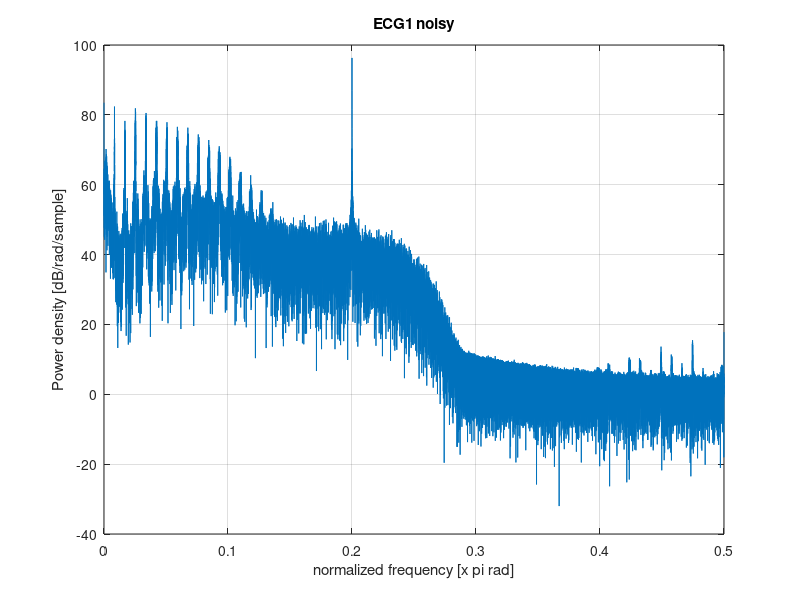
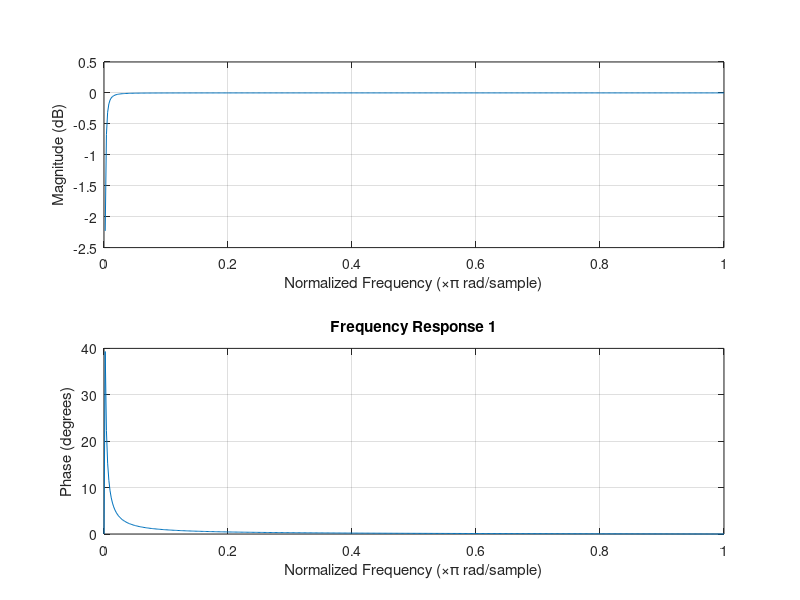
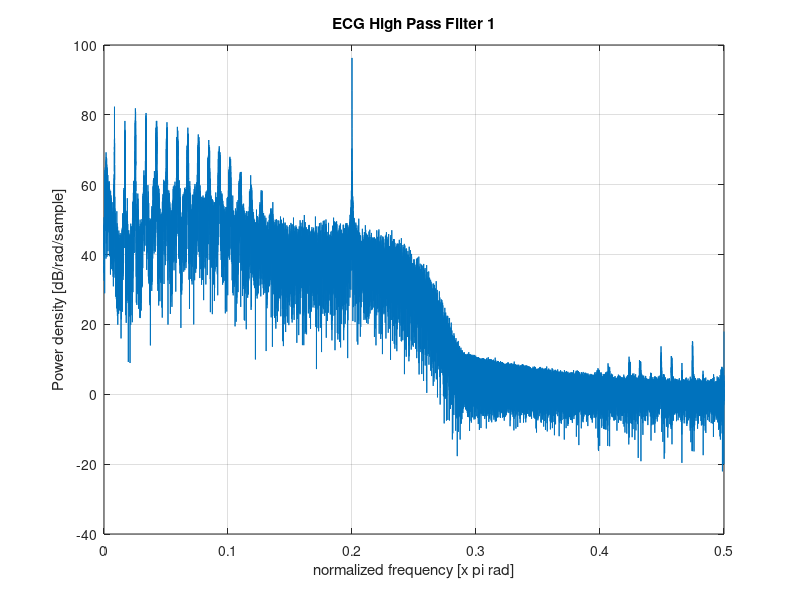
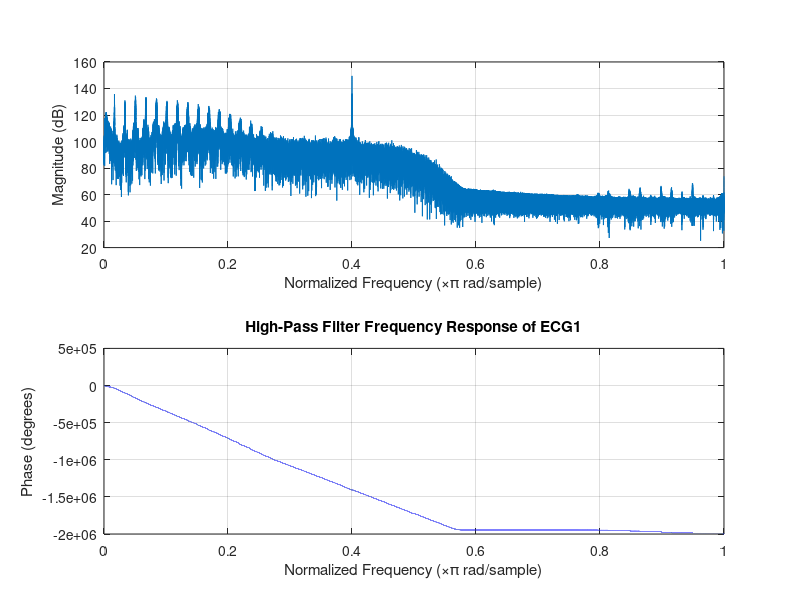

The MATLAB script that drew these images, in order: (Note: this script raises an error after producing the figures.)
%% Lab 3: ECG
% ELEC3802
% This document loops through each ECG signal

clc
clear
clf
%% Load data
load('ECG_noisy.mat')

%% Repeat for 5-9
% Combine the matrix into one for looping
ECG=[ECG1_noisy;ECG2_noisy;ECG3_noisy;ECG4_noisy;ECG5_noisy];
[r,c] = size(ECG); % Get the size of the matrix

% Outer loop through each ECG measurement
for i = 1:r
    figure()
    % Inpect the noisy ECG signal
    periodogram(ECG(i,1:c))
    % Save the file
    title(['ECG',num2str(i),'_',' noisy']);
    saveas(gcf,sprintf('ECG%d_noisy.png',i));
    
    % Q5 
    % Low order filter - High Pass Filter
    fc = 0.2;
    Wn = fc/(Fs/2);
    % 1st order 
    [b,a] = butter(1,Wn,'high');

    % Check the frequency response of the filter.
    figure();
    freqz(b,a);
    title(['Frequency Response ',num2str(i)]);
    saveas(gcf,sprintf('frequencyResponse_%d.png',i));

    % Visualize filter
    ECG_low_filtered = filter(b,a,ECG(i,1:c));
    figure();
    periodogram(ECG_low_filtered);
    title(['ECG High Pass Filter ',num2str(i)]);
    saveas(gcf,sprintf('ECG_High_Pass_Filter_%d.png',i));
    freqz(ECG_low_filtered);
    title(['High-Pass Filter Frequency Response of ECG',num2str(i)]);
    saveas(gcf,sprintf('High_Pass_Filtered_Frequency_Response_ECG%d.png',i));
    
    % Q6 Low-pass Filter
    fc_9 = 35;
    Wn_9 = fc_9/(Fs/2);
    [b_9,a_9] = butter(9,Wn_9,'low');
    ECG_high_filtered = filter(b_9,a_9,ECG_low_filtered);
    figure();
    periodogram(ECG_high_filtered);
    title(['ECG Low Pass Filter ',num2str(i)]);
    saveas(gcf,sprintf('ECG_Low_Pass_Filter%d.png',i));
    
    % Q7 Power Spectrum Density
    % Design a filter with a Q-factor of Q=35 to remove a 50 Hz tone from 
    % system running at 250 Hz.
    noise_freq = 50;
    Wo = noise_freq/(Fs/2);  
    Bw = Wo/35;
    [b_n,a_n] = iirnotch(Wo,Bw);
    fvtool(b_n,a_n); % Visualize the filter
    
    % Apply the filter to the signal
    ECG_Power_Spectrum_Density = filter(b_n,a_n,ECG_high_filtered);
    figure();
    periodogram(ECG_Power_Spectrum_Density);
    title(['ECG Notch Filter Filter ',num2str(i)]);
    saveas(gcf,sprintf('ECG_Power_Spectrum_Density_%d.png',i));
    
    % Examine filtered signal
    figure();
    plot(t(1:500),ECG1_Power_line_filtered(1:500));   
    title('ECG Filtered Signal');
    xlabel('Time (s)');
    ylabel('Intensity');
    saveas(gcf,sprintf('ECG_Filtered_Exmained_%d.png',i));
    
    % Q9 Examine the signal in 10 segments

    % Set up the loop
    seg= 10;
    segmentMatix = [];
    N = length(ECG_Power_Spectrum_Density);
    t = N/seg;
    % Set up the size of the plot
    x0=10;
    y0=10;
    width=10000;
    height=2000;
    figure()
    set(gcf,'position',[x0,y0,width,height])
    
    % Inner loop to obatin the segments
    for a = 1:seg
        segmentMatix(a,:) = ECG_Power_Spectrum_Density((a-1)*t+1 : t*a );
        subplot(10,1,a);
        plot(segmentMatix(a,:));
    end 
    sgtitle(['Filtered ECG',num2str(i),' Noisy in 10 Equal Segments']);
    saveas(gcf,sprintf('Filtered_ECG%d_noisy_10-equal_segments.png',i));
end

% END of Lab 3: ECG - Looping all ECG signals %